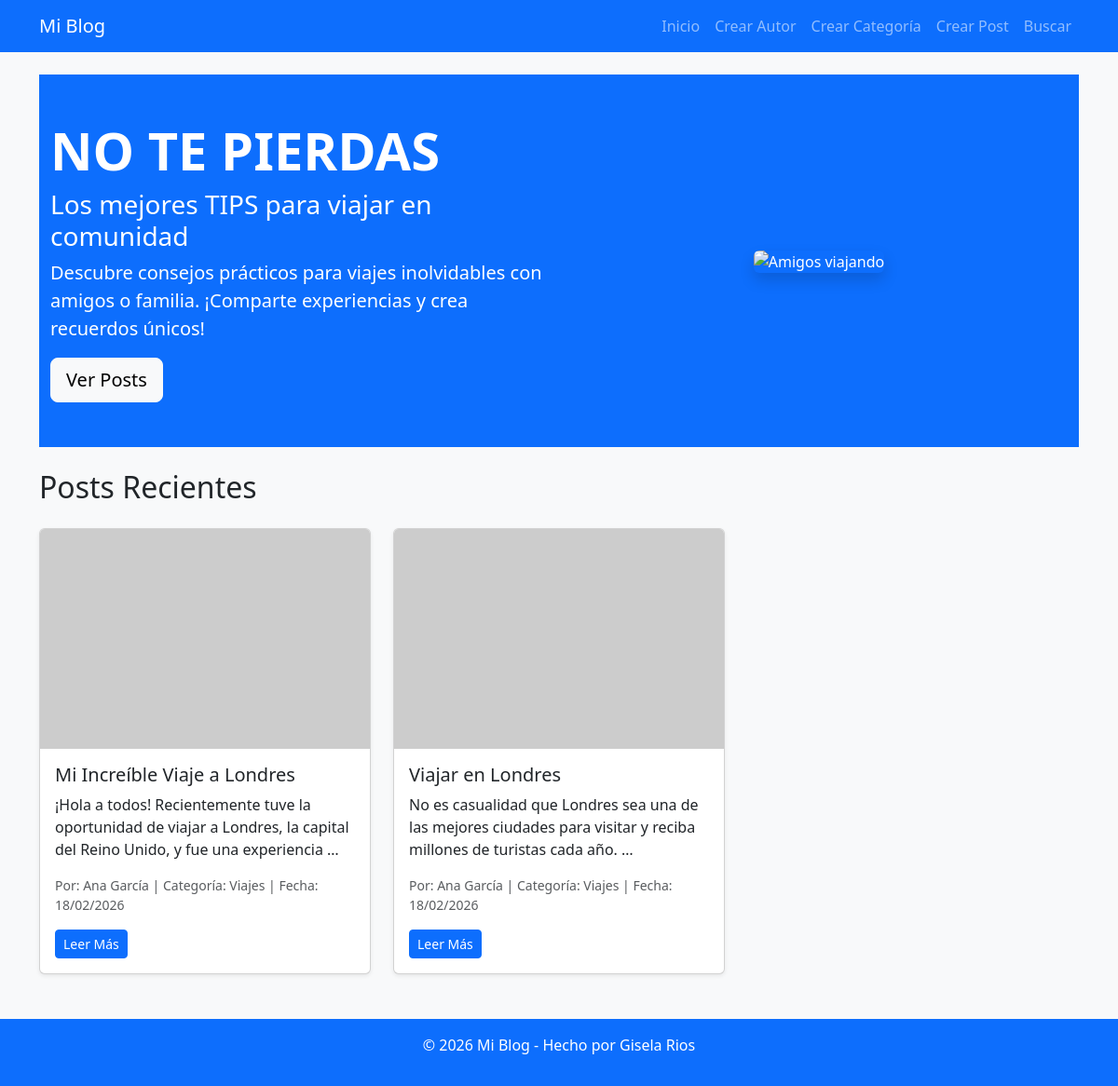
The page / on the database its author committed.
### blog/models.py (models this page shows, shortened)
class Post(models.Model):
    image = models.ImageField(upload_to='posts/', blank=True, null=True, help_text="Imagen opcional del post")
    title: str = models.CharField(max_length=200, help_text="Título del post")
    content: str = models.TextField(help_text="Contenido del post")
    author = models.ForeignKey(Author, on_delete=models.CASCADE, help_text="Autor del post")
    category = models.ForeignKey(Category, on_delete=models.CASCADE, help_text="Categoría del post")
    published_date = models.DateTimeField(auto_now_add=True, help_text="Fecha de publicación")

class Author(models.Model):
    name: str = models.CharField(max_length=100, help_text="Nombre del autor")
    email: str = models.EmailField(unique=True, help_text="Correo electrónico único")
    DEFAULT_DISCOUNT: float = 0.0

class Category(models.Model):
    name: str = models.CharField(max_length=100, unique=True, help_text="Nombre único de la categoría")
    MAX_POSTS: int = 100

### blog/views.py (the view)
# urls.py: path('', views.home, name='home'),
def home(request) -> HttpResponse:
    try:
        posts = Post.objects.all()  # Estructura iterable (queryset)
        return render(request, 'blog/home.html', {'posts': posts})
    except Exception as e:
        return HttpResponse(f"Error al cargar posts: {str(e)}", status=500)

### blog/templates/blog/home.html (shortened to what this page needs)
{% extends 'blog/base.html' %}
{% block content %}
<div class="hero-section bg-primary text-white py-5 mb-4">
    <div class="container">
        <div class="row align-items-center">
            <div class="col-md-6">
                <h1 class="display-4 fw-bold">NO TE PIERDAS</h1>
                <h2 class="h3">Los mejores TIPS para viajar en comunidad</h2>
                <p class="lead">Descubre consejos prácticos para viajes inolvidables con amigos o familia. ¡Comparte
                    experiencias y crea recuerdos únicos!</p>
                <a href="#posts" class="btn btn-light btn-lg">Ver Posts</a>
            </div>
            <div class="col-md-6 text-center">
                <img src="https://www.cvc.com.br/dicas-de-viagem/wp-content/uploads/2021/01/Vantagens-de-viajar-com-amigos-1170x650.png"
                    class="img-fluid rounded shadow" alt="Amigos viajando">
            </div>
        </div>
    </div>
</div>
<h2 id="posts" class="mb-4">Posts Recientes</h2>
<div class="row">
    {% for post in posts %}
    <div class="col-md-6 col-lg-4 mb-4">
        <div class="card h-100 shadow-sm">
            {% if post.image %}
            <img src="{{ post.image.url }}" class="card-img-top" alt="Imagen del post">
            {% else %}
            <img src="https://via.placeholder.com/300x200?text=Sin+Imagen" class="card-img-top" alt="Sin imagen">
            {% endif %}
            <div class="card-body">
                <h5 class="card-title">{{ post.title }}</h5>
                <p class="card-text">{{ post.content|truncatewords:20 }}</p>
                <p class="text-muted small">Por: {{ post.author.name }} | Categoría: {{ post.category.name }} | Fecha:
                    {{ post.published_date|date:"d/m/Y" }}</p>
                <a href="{% url 'post_detail' post.id %}" class="btn btn-primary btn-sm">Leer Más</a>
            </div>
        </div>
    </div>
    {% empty %}
    <div class="col-12">
        <div class="alert alert-info">No hay posts aún. ¡Crea uno desde "Crear Post"!</div>
    </div>
    {% endfor %}
</div>
{% endblock %}

### blog/templates/blog/base.html (shortened to what this page needs)
<!DOCTYPE html>
<html lang="en">
<head>
    <link href="https://cdn.jsdelivr.net/npm/bootstrap@5.3.0/dist/css/bootstrap.min.css" rel="stylesheet">
</head>
<body class="bg-light">
    <nav class="navbar navbar-expand-lg navbar-dark bg-primary">
        <div class="container">
            <a class="navbar-brand" href="{% url 'home' %}">Mi Blog</a>
            <div class="collapse navbar-collapse" id="navbarNav">
                <ul class="navbar-nav ms-auto">
                    <li class="nav-item"><a class="nav-link" href="{% url 'home' %}">Inicio</a></li>
                    <li class="nav-item"><a class="nav-link" href="{% url 'create_author' %}">Crear Autor</a></li>
                    <li class="nav-item"><a class="nav-link" href="{% url 'create_category' %}">Crear Categoría</a></li>
                    <li class="nav-item"><a class="nav-link" href="{% url 'create_post' %}">Crear Post</a></li>
                    <li class="nav-item"><a class="nav-link" href="{% url 'search' %}">Buscar</a></li>
                </ul>
            </div>
        </div>
    </nav>
    <main class="container my-4">
        {% block content %}{% endblock %}
    </main>
    <footer class="bg-primary text-white text-center py-3">
        <p>&copy; 2026 Mi Blog - Hecho por Gisela Rios</p>
    </footer>
</body>
</html>

### rows shown on the page
Post: title "Mi Increíble Viaje a Londres", content "¡Hola a todos! Recientemente tuve la oportunidad de viajar a Londres, la capital del Reino Unido, y fue una experiencia …", author.name "Ana García", category.name "Viajes", published_date "18/02/2026"
Post: title "Viajar en Londres", content "No es casualidad que Londres sea una de las mejores ciudades para visitar y reciba millones de turistas cada año. …", author.name "Ana García", category.name "Viajes", published_date "18/02/2026"
